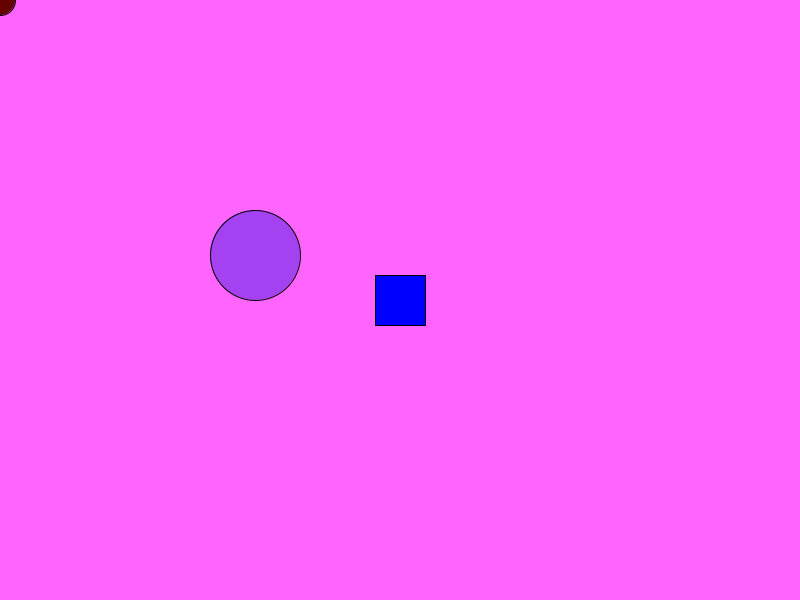
Frame 1 (no input)
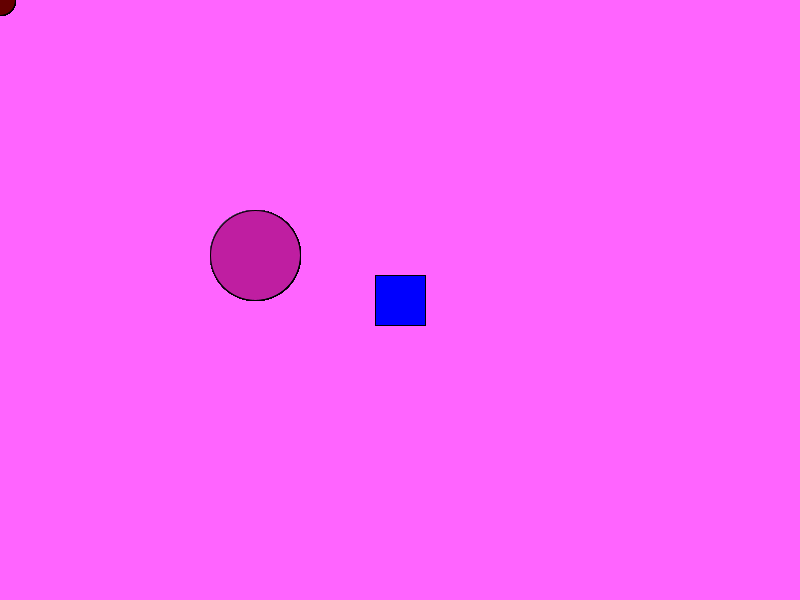
Frame 60 (the mouse pressed at the canvas centre just before this capture)
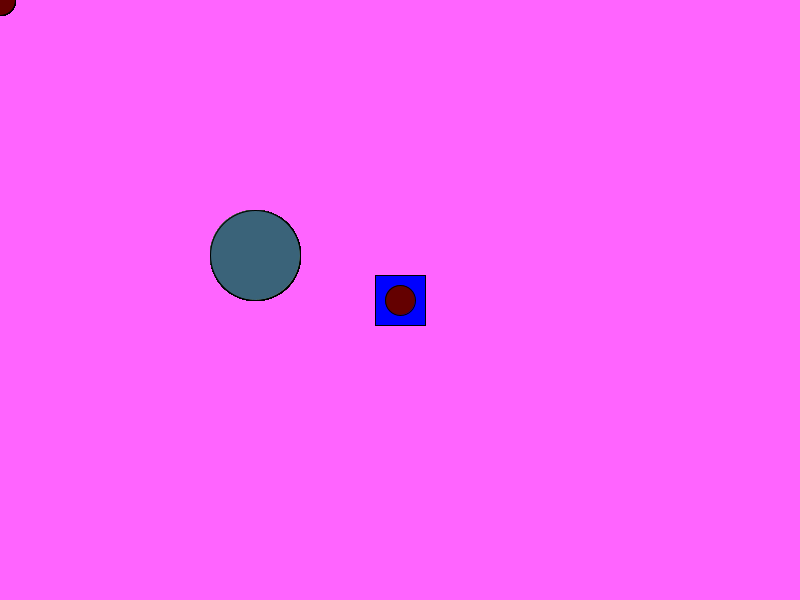
Frame 120 (the mouse held since frame 60 and released just before this capture)

The Processing sketch that drew these frames (run headless with seeded random() and noise(); from frame 60 on, the mouse is pressed at the canvas centre):

// Processing sketch: VoidFunctions
// ── VoidFunctions.pde



void setup() {
  size(800,600);
  background(255,100,400);
}
void draw() {
  drawBlueSquare();//new functions
  drawCircleatMouse(100,0,0,30);
  drawRandomEllipse();
  
}
void drawBlueSquare() {
  fill(0,0,300);//rectangle details
  rect(375,275,50,50);
  
}
void drawCircleatMouse(float red, float green, float blue,float d) {
  fill(red,green,blue);
  ellipse(mouseX,mouseY,d,d);//circle details
  
}

void drawRandomEllipse() {
  fill(random(255),random(255),random(255));//ellipse details
  ellipse(255,255,90,90);
  
}
        
        
